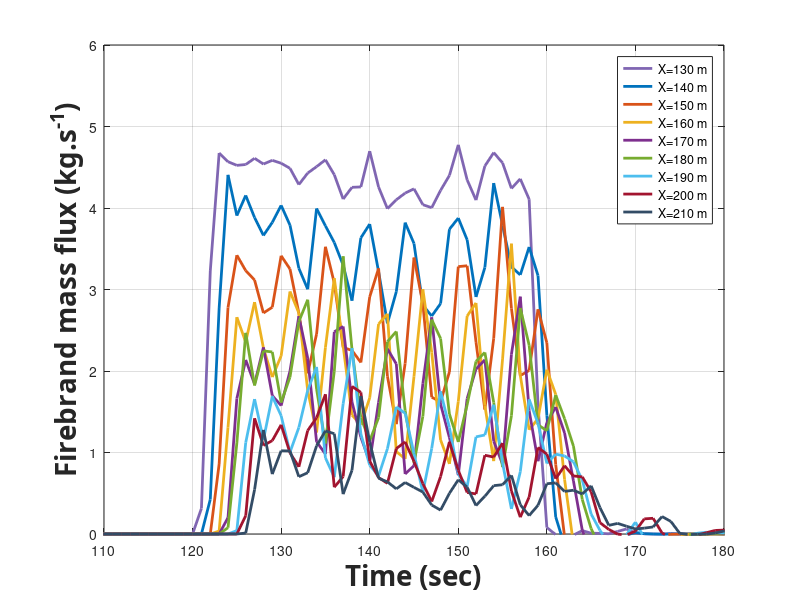

MATLAB code to generate this figure:
clear;
close all;
%AS3959 firebrand mass flux vertical distribution time sereis Forest FDI100 BAL 12.5.

Time=[0.0	1.0	2.0	3.0	4.0	5.0	6.0	7.0	8.0	9.0	10.0	11.0	12.0	13.0	14.0	15.0	16.0	17.0	18.0	19.0	20.0	21.0	22.0	23.0	24.0	25.0	26.0	27.0	28.0	29.0	30.0	31.0	32.0	33.0	34.0	35.0	36.0	37.0	38.0	39.0	40.0	41.0	42.0	43.0	44.0	45.0	46.0	47.0	48.0	49.0	50.0	51.0	52.0	53.0	54.0	55.0	56.0	57.0	58.0	59.0	60.0	61.0	62.0	63.0	64.0	65.0	66.0	67.0	68.0	69.0	70.0	71.0	72.0	73.0	74.0	75.0	76.0	77.0	78.0	79.0	80.0	81.0	82.0	83.0	84.0	85.0	86.0	87.0	88.0	89.0	90.0	91.0	92.0	93.0	94.0	95.0	96.0	97.0	98.0	99.0	100.0	101.0	102.0	103.0	104.0	105.0	106.0	107.0	108.0	109.0	110.0	111.0	112.0	113.0	114.0	115.0	116.0	117.0	118.0	119.0	120.0	121.0	122.0	123.0	124.0	125.0	126.0	127.0	128.0	129.0	130.0	131.0	132.0	133.0	134.0	135.0	136.0	137.0	138.0	139.0	140.0	141.0	142.0	143.0	144.0	145.0	146.0	147.0	148.0	149.0	150.0	151.0	152.0	153.0	154.0	155.0	156.0	157.0	158.0	159.0	160.0	161.0	162.0	163.0	164.0	165.0	166.0	167.0	168.0	169.0	170.0	171.0	172.0	173.0	174.0	175.0	176.0	177.0	178.0	179.0	180.0	181.0	182.0	183.0	184.0	185.0	186.0	187.0	188.0	189.0	190.0	191.0	192.0	193.0	194.0	195.0	196.0	197.0	198.0	199.0	200.0];
flux_130m = [0	0	0	0	0	0	0	0	0	0	0	0	0	0	0	0	0	0	0	0	0	0	0	0	0	0	0	0	0	0	0	0	0	0	0	0	0	0	0	0	0	0	0	0	0	0	0	0	0	0	0	0	0	0	0	0	0	0	0	0	0	0	0	0	0	0	0	0	0	0	0	0	0	0	0	0	0	0	0	0	0	0	0	0	0	0	0	0	0	0	0	0	0	0	0	0	0	0	0	0	0	0	0	0	0	0	0	0	0	0	0	0	0	0	0	0	0	0	0	0	0	0.31356291	3.2272424	4.6745081	4.5678298	4.523278	4.5334995	4.6098442	4.5392603	4.5849534	4.5492739	4.486614	4.2876075	4.4285635	4.5073174	4.5912977	4.4085795	4.1099794	4.2539105	4.2584302	4.6975524	4.2572109	3.9919936	4.1006579	4.1828496	4.2353317	4.0405546	4.0037328	4.2163334	4.3994778	4.774712	4.3451348	4.0971666	4.5147074	4.6797054	4.5535079	4.2408812	4.3570078	4.1078132	1.5826149	0.078988894	-0.007650352	-0.009197084	-0.013063068	0.041336753	0.010038842	0.008085272	0.002599364	0.03182027	0.062275186	0.012196856	0.002927647	-0.000250473	-0.000767432	0.006449299	0.001374038	0.00158954	0.001127896	0.000512502	0.000962681	-0.000906858	0.001389751	-0.000710554	0.000593471	-0.00045809	0.000312004	-0.000198128	0.001417382	0.001991925	0.001361175	-0.000907595	0.000386641	-0.000420891	-0.000886613	-0.00068389	-0.000916869	-0.000275434	0.000266697	0.000421092	-0.000825494	-0.000571489];
flux_140m=[0	0	0	0	0	0	0	0	0	0	0	0	0	0	0	0	0	0	0	0	0	0	0	0	0	0	0	0	0	0	0	0	0	0	0	0	0	0	0	0	0	0	0	0	0	0	0	0	0	0	0	0	0	0	0	0	0	0	0	0	0	0	0	0	0	0	0	0	0	0	0	0	0	0	0	0	0	0	0	0	0	0	0	0	0	0	0	0	0	0	0	0	0	0	0	0	0	0	0	0	0	0	0	0	0	0	0	0	0	0	0	0	0	0	0	0	0	0	0	0	0	0	0.42502488	2.7728651	4.40655	3.9067199	4.1542053	3.8825271	3.6637538	3.8228367	4.0323535	3.7889509	3.2604701	3.0032579	3.9935997	3.7806274	3.5762472	3.2992013	2.8628711	3.6338721	3.8029056	3.2196637	2.5842088	2.9723275	3.8204941	3.5639659	2.8057162	2.6746086	2.8267173	3.739327	3.8764796	3.6090571	2.9084568	3.2700305	4.3055916	3.7869754	3.2766227	3.179682	3.5214962	3.1705166	1.4547644	0.20883399	-0.14311675	-0.19809236	-0.19971606	-0.10594437	-0.079962665	-0.071362001	-0.05223471	-0.012205551	0.019244407	0.003603457	0.000209817	-0.002310438	-0.000256019	-0.000361195	0.001129128	0.000340574	-0.000127503	0.000728786	-0.001760694	0.003157962	-0.001373749	-0.00139294	-0.002071769	0.000768137	0.000658029	0.000486507	-0.001683613	-0.000246683	-0.000528359	-0.002193673	-0.002537651	0.000242664	0.001049934	0.00109652	-0.001432662	-0.00138387	0.000903604	0.00038343	0.001045998];
flux_150m=[0	0	0	0	0	0	0	0	0	0	0	0	0	0	0	0	0	0	0	0	0	0	0	0	0	0	0	0	0	0	0	0	0	0	0	0	0	0	0	0	0	0	0	0	0	0	0	0	0	0	0	0	0	0	0	0	0	0	0	0	0	0	0	0	0	0	0	0	0	0	0	0	0	0	0	0	0	0	0	0	0	0	0	0	0	0	0	0	0	0	0	0	0	0	0	0	0	0	0	0	0	0	0	0	0	0	0	0	0	0	0	0	0	0	0	0	0	0	0	0	0	0	0	0.85923677	2.7791901	3.4207124	3.231324	3.1158265	2.7117505	2.782513	3.4138298	3.2511873	2.7092102	1.9717205	2.4528553	3.524286	3.0794321	2.2890039	2.251847	2.1046721	2.9094487	3.258908	1.9355861	1.3476715	2.0934444	3.3919304	2.8245093	1.6785812	1.6221178	1.9887063	3.2808862	3.2910151	2.3546947	1.5270618	2.4016511	4.0137711	2.7677575	1.9435052	2.0067247	2.7569793	2.3450479	0.85131147	-0.031767588	-0.27515278	-0.29880837	-0.27107378	-0.233728	-0.22230316	-0.17492312	-0.14331638	-0.069763942	-0.00678462	-0.014481164	-0.010499575	-0.004146736	-0.001475392	-0.003044637	0.000372233	-0.000118816	0.002996327	0.001212869	-7.38209E-05	-9.55257E-05	6.86511E-05	0.000781187	0.001476731	0.000215337	-8.2458E-05	5.29343E-05	0.00040712	-0.000641256	-0.000281142	-0.002004683	-0.000304283	0.001563777	0.001899321	-0.00125724	0.00147038	-0.000852009	0.000708288	-0.001742786];
flux_160m=[0	0	0	0	0	0	0	0	0	0	0	0	0	0	0	0	0	0	0	0	0	0	0	0	0	0	0	0	0	0	0	0	0	0	0	0	0	0	0	0	0	0	0	0	0	0	0	0	0	0	0	0	0	0	0	0	0	0	0	0	0	0	0	0	0	0	0	0	0	0	0	0	0	0	0	0	0	0	0	0	0	0	0	0	0	0	0	0	0	0	0	0	0	0	0	0	0	0	0	0	0	0	0	0	0	0	0	0	0	0	0	0	0	0	0	0	0	0	0	0	0	0	0	0.036265628	1.309443	2.6601978	2.3552709	2.8447176	2.2812881	1.9256432	2.1856321	2.9754512	2.7125186	1.7586207	1.2457477	2.2906632	3.138697	2.3083568	1.4578149	1.3392227	1.6714045	2.5762947	2.7004134	1.012581	0.92146125	1.9353905	3.0026793	2.2294737	1.1539708	0.86083848	1.6262563	2.6742353	2.8348786	1.5766405	0.89453955	2.1479245	3.5622647	1.9454717	1.279482	1.4146014	2.0159553	1.7125736	0.66947193	-0.12164432	-0.323766	-0.2148227	-0.25531952	-0.27437771	-0.25870545	-0.23722701	-0.20879308	-0.12479917	-0.060147449	-0.025849999	-0.008692137	-0.006666975	-0.002070129	0.000218007	-0.000425076	0.000312721	0.000172346	-0.001201117	-0.000467473	-0.000381771	-0.000140967	0.000444618	-0.000429642	0.00010156	-0.00013485	-0.000532661	0.000320102	0.000278778	-0.000298812	0.000571858	0.00066227	0.00017028	0.000796715	0.000148349	0.000772859	0.000619898	0.00094601];
flux_170m=[0	0	0	0	0	0	0	0	0	0	0	0	0	0	0	0	0	0	0	0	0	0	0	0	0	0	0	0	0	0	0	0	0	0	0	0	0	0	0	0	0	0	0	0	0	0	0	0	0	0	0	0	0	0	0	0	0	0	0	0	0	0	0	0	0	0	0	0	0	0	0	0	0	0	0	0	0	0	0	0	0	0	0	0	0	0	0	0	0	0	0	0	0	0	0	0	0	0	0	0	0	0	0	0	0	0	0	0	0	0	0	0	0	0	0	0	0	0	0	0	0	0	0	0	0.20040013	1.66307	2.1359221	1.84032	2.2896028	1.6982806	1.5756112	1.9997323	2.671861	2.1582922	1.1311216	0.98120498	2.4813391	2.5463761	1.6198388	1.1871105	0.88588163	1.6150714	2.272711	2.0868559	0.73613824	0.83859512	1.8434499	2.6584558	1.5942314	1.1826113	0.72288526	1.6615178	2.024494	2.1378279	1.1389682	0.85649003	2.2046521	2.912222	1.5144682	0.89318025	1.3674709	1.5574891	1.2392618	0.65142583	0.045399161	-0.22813182	-0.23732582	-0.15641848	-0.26958855	-0.33223804	-0.2768024	-0.24312875	-0.1512745	-0.072401811	-0.032173696	-0.014565172	-0.00736362	-0.000152631	0.008148948	0.008676083	0.003267106	0.002314777	-0.000189808	-2.25935E-05	-9.01047E-05	0.000213751	-0.000129343	0.000912646	0.000173102	0.000501595	0.000354842	0.000349488	0.000894843	6.48868E-05	0.000599571	0.000718676	7.23195E-05	0.000512638	0.001076991	-0.000586837	-7.00754E-05];
flux_180m=[0	0	0	0	0	0	0	0	0	0	0	0	0	0	0	0	0	0	0	0	0	0	0	0	0	0	0	0	0	0	0	0	0	0	0	0	0	0	0	0	0	0	0	0	0	0	0	0	0	0	0	0	0	0	0	0	0	0	0	0	0	0	0	0	0	0	0	0	0	0	0	0	0	0	0	0	0	0	0	0	0	0	0	0	0	0	0	0	0	0	0	0	0	0	0	0	0	0	0	0	0	0	0	0	0	0	0	0	0	0	0	0	0	0	0	0	0	0	0	0	0	0	0	0	0.0771683	1.1172182	2.4679463	1.8219772	2.2465202	2.2336126	1.6135105	1.9257439	2.6059425	2.8747761	1.7792546	1.1103728	1.9983515	3.4073371	2.2629283	1.4265162	1.1437504	1.4273103	2.3602571	2.4846892	1.5138544	0.87626197	1.4444803	2.6305906	2.3985529	1.4721149	1.1297645	1.5852524	2.1178824	2.2276313	1.6133587	0.82066495	1.4517181	2.7728621	2.3168233	1.3400108	1.2675316	1.7051399	1.413988	1.0793058	0.42292254	0.065293747	-0.15900168	-0.17579217	-0.090981334	-0.073881815	-0.23479567	-0.21448982	-0.16858022	-0.11663789	-0.066618786	-0.025143013	-0.006348964	-0.001225143	0.002798011	0.007005038	0.01132275	0.008124465	0.00470269	0.000947823	0.000474907	0.000126953	0.000455451	-3.60645E-05	0.000630643	-0.000111415	-0.000200768	-0.000302527	7.1352E-05	0.000271095	0.000169489	-0.000396563	-0.000457427	-0.000173077	-0.000748873	-9.36118E-05	-0.000160685];
flux_190m=[0	0	0	0	0	0	0	0	0	0	0	0	0	0	0	0	0	0	0	0	0	0	0	0	0	0	0	0	0	0	0	0	0	0	0	0	0	0	0	0	0	0	0	0	0	0	0	0	0	0	0	0	0	0	0	0	0	0	0	0	0	0	0	0	0	0	0	0	0	0	0	0	0	0	0	0	0	0	0	0	0	0	0	0	0	0	0	0	0	0	0	0	0	0	0	0	0	0	0	0	0	0	0	0	0	0	0	0	0	0	0	0	0	0	0	0	0	0	0	0	0	0	0	0	0	0.041945924	1.1208074	1.6550924	1.1570023	1.6893269	1.4508438	1.0036881	1.3072261	1.7633267	2.0499484	0.93377781	0.69704559	1.5976622	2.279615	1.2278715	0.84371005	0.71320368	1.0463614	1.5594716	1.4807907	0.98509515	0.51111585	1.0500327	1.7504087	1.305941	0.73326946	0.58220731	1.1920374	1.2148534	1.5858836	0.87098274	0.30782144	0.76377858	1.6517115	1.3581238	0.86607641	0.97984138	0.95728407	0.88641436	0.6622054	0.24495705	0.043550825	-0.11269644	-0.074004651	-0.007644236	0.14531158	-0.045389973	-0.13392119	-0.12110493	-0.084695635	-0.047417399	-0.01429621	0.009188111	0.021326937	0.01806336	0.014884106	0.015340034	0.013549704	0.010326331	0.004602392	0.00152515	0.000424735	6.79334E-05	0.000140791	0.000678454	-0.00036446	-0.00014072	-6.84825E-06	0.000140903	0.000214406	-9.00498E-05	6.23699E-06	-0.000199054	0.000206072	-0.000298069	-6.18278E-05];
flux_200m=[0	0	0	0	0	0	0	0	0	0	0	0	0	0	0	0	0	0	0	0	0	0	0	0	0	0	0	0	0	0	0	0	0	0	0	0	0	0	0	0	0	0	0	0	0	0	0	0	0	0	0	0	0	0	0	0	0	0	0	0	0	0	0	0	0	0	0	0	0	0	0	0	0	0	0	0	0	0	0	0	0	0	0	0	0	0	0	0	0	0	0	0	0	0	0	0	0	0	0	0	0	0	0	0	0	0	0	0	0	0	0	0	0	0	0	0	0	0	0	0	0	0	0	0	0	3.31753E-05	0.22424609	1.4194344	1.086525	1.1458114	1.3396225	0.99513227	0.82416888	1.2702052	1.4260153	1.7140946	0.57439934	0.70546455	1.8111221	1.7382269	0.89429478	0.69307647	0.62130168	1.0475287	1.1303965	0.89014084	0.61765271	0.39841418	0.70428815	1.1312278	0.78126309	0.50955017	0.49145372	0.96616432	0.94419388	1.1152634	0.52702061	0.20649167	0.4537258	1.0611504	0.9800804	0.67904215	0.83728401	0.71216386	0.70083641	0.51667166	0.13863278	0.055891873	-0.002168954	-0.010878935	0.034742037	0.18555936	0.19294811	0.012740553	-0.043349119	-0.04866012	-0.028557738	-0.010928856	0.015235743	0.043704111	0.047889674	0.041630856	0.030827504	0.022726453	0.01671336	0.007276626	0.003685045	0.001201565	0.000307236	0.000319868	0.00015845	-0.000222523	9.23587E-05	-2.65999E-05	-9.35688E-05	0.00017308	9.95E-06	-0.000125722	-9.86459E-06	-5.65235E-05	-0.000230891];
flux_210m=[0	0	0	0	0	0	0	0	0	0	0	0	0	0	0	0	0	0	0	0	0	0	0	0	0	0	0	0	0	0	0	0	0	0	0	0	0	0	0	0	0	0	0	0	0	0	0	0	0	0	0	0	0	0	0	0	0	0	0	0	0	0	0	0	0	0	0	0	0	0	0	0	0	0	0	0	0	0	0	0	0	0	0	0	0	0	0	0	0	0	0	0	0	0	0	0	0	0	0	0	0	0	0	0	0	0	0	0	0	0	0	0	0	0	0	0	0	0	0	0	0	0	0	0	0	0	0.011843039	0.5442163	1.276922	0.73510983	1.0210644	1.0186625	0.70278756	0.75194691	1.0812159	1.2650548	1.2304682	0.48934618	0.78247817	1.6924686	1.127715	0.68457677	0.63961716	0.55425144	0.63187554	0.57228199	0.51472709	0.35546678	0.29272401	0.4995522	0.6654671	0.57471493	0.34907322	0.46327484	0.59325268	0.60484528	0.71896754	0.35910645	0.22559433	0.35250882	0.61665609	0.62738708	0.52262489	0.53722339	0.49125443	0.59132458	0.32298768	0.10618999	0.13009414	0.095022524	0.06181437	0.071996269	0.086516486	0.21448669	0.15406289	0.008413028	-0.007740964	-0.001503	-0.001550638	0.012038765	0.035946459	0.054500323	0.048610277	0.038137125	0.030100467	0.02322287	0.0126228	0.00602468	0.002380781	0.002025998	0.000212075	6.7745E-05	-7.72211E-05	3.75156E-05	-1.07411E-05	-6.92495E-05	1.67569E-05	6.80189E-05	-3.08497E-05	-1.13037E-05	7.53781E-06];

plot(Time,flux_130m,'-','color',[.5 .4 .7],'DisplayName','Length',...
    'LineWidth',2);
hold on
plot(Time,flux_140m,'-','color',[0 0.4470 0.7410],'DisplayName','Length',...
    'LineWidth',2);
plot(Time,flux_150m,'-','color',[0.8500 0.3250 0.0980],'DisplayName','Length',...
    'LineWidth',2);
plot(Time,flux_160m,'-','color',[0.9290 0.6940 0.1250],'DisplayName','Length',...
    'LineWidth',2);
plot(Time,flux_170m,'-','color',[0.4940 0.1840 0.5560],'DisplayName','Length',...
    'LineWidth',2);
plot(Time,flux_180m,'-','color',[0.4660 0.6740 0.1880],'DisplayName','Length',...
    'LineWidth',2);
plot(Time,flux_190m,'-','color',[0.3010 0.7450 0.9330],'DisplayName','Length',...
    'LineWidth',2);
plot(Time,flux_200m,'-','color',[0.6350 0.0780 0.1840],'DisplayName','Length',...
    'LineWidth',2);
plot(Time,flux_210m,'-','color',[.2 .3 .4],'DisplayName','Length',...
    'LineWidth',2);


grid on;
box on
xlim([110 180])
ylim([0 6])
xlabel('Time (sec)','FontWeight','bold','FontSize',20,...
    'FontName','Calibri');
ylabel('Firebrand mass flux (kg.s^{-1})','FontWeight','bold','FontSize',20,...
    'FontName','Calibri');

%set(gca,'fontsize',18);

legend('X=130 m','X=140 m','X=150 m','X=160 m','X=170 m','X=180 m','X=190 m','X=200 m','X=210 m')
